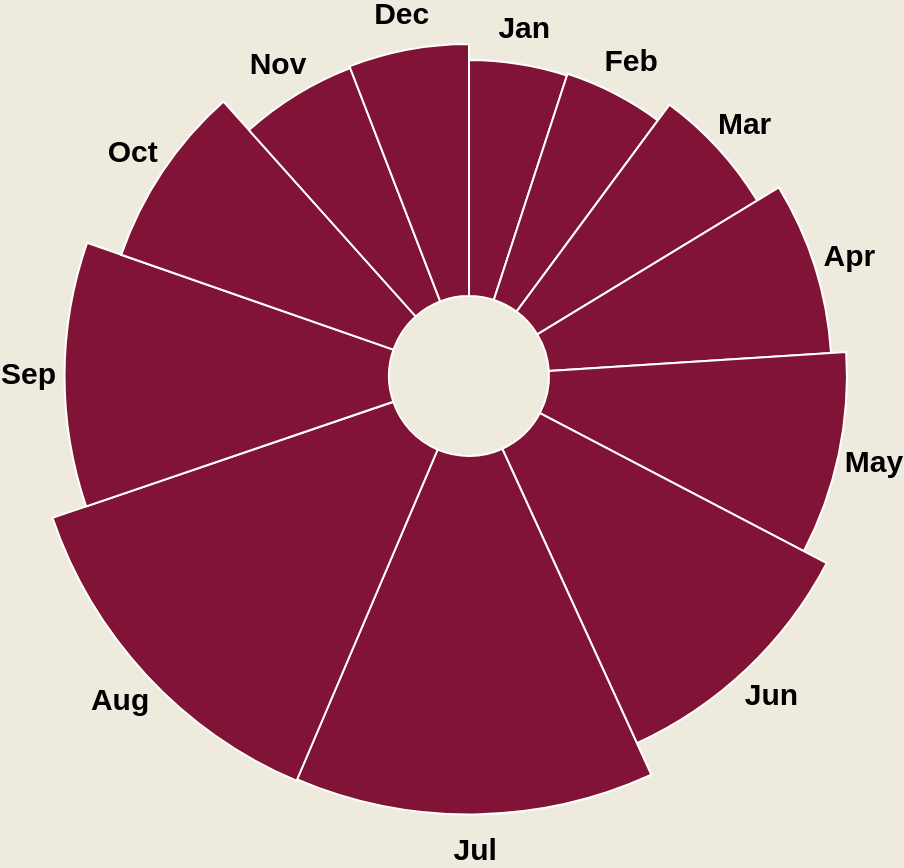

Describe this chart as a Vega-Lite specification.
### Vega specification from a JSON file in a GitHub repository (floating-point values rounded to 4 significant figures)
{"$schema": "https://vega.github.io/schema/vega/v5.json", "width": 275, "height": 220, "background": "#EEEADD", "description": "A basic radial plot that encodes two values as the angle and radius of an arc.", "data": [{"name": "table", "values": [{"category": "Jan", "value": 36995000, "startAngle": 0, "endAngle": 0.3152}, {"category": "Feb", "value": 37692000, "startAngle": 0.3152, "endAngle": 0.6362}, {"category": "Mar", "value": 45518000, "startAngle": 0.6362, "endAngle": 1.024}, {"category": "Apr", "value": 56725000, "startAngle": 1.024, "endAngle": 1.507}, {"category": "May", "value": 64043000, "startAngle": 1.507, "endAngle": 2.053}, {"category": "Jun", "value": 77462000, "startAngle": 2.053, "endAngle": 2.713}, {"category": "Jul", "value": 97635000, "startAngle": 2.713, "endAngle": 3.544}, {"category": "Aug", "value": 98575000, "startAngle": 3.544, "endAngle": 4.384}, {"category": "Sep", "value": 77905000, "startAngle": 4.384, "endAngle": 5.048}, {"category": "Oct", "value": 59350000, "startAngle": 5.048, "endAngle": 5.553}, {"category": "Nov", "value": 42445000, "startAngle": 5.553, "endAngle": 5.915}, {"category": "Dec", "value": 43222000, "startAngle": 5.915, "endAngle": 6.283}], "transform": [{"type": "pie", "field": "value"}]}], "scales": [{"name": "r", "type": "sqrt", "domain": {"data": "table", "field": "value"}, "zero": true, "range": [60, 220]}], "marks": [{"type": "arc", "color": "#4682b4", "from": {"data": "table"}, "encode": {"enter": {"x": {"field": {"group": "width"}, "mult": 0.5}, "y": {"field": {"group": "height"}, "mult": 0.5}, "startAngle": {"field": "startAngle"}, "endAngle": {"field": "endAngle"}, "innerRadius": {"value": 40}, "outerRadius": {"scale": "r", "field": "value"}, "stroke": {"value": "#fff"}, "tooltip": {"field": "value", "type": "quantitative", "title": "Number of Tourists", "format": ","}}, "update": {"fill": {"value": "#801336"}}, "hover": {"fill": {"value": "pink"}}}}, {"type": "text", "from": {"data": "table"}, "encode": {"enter": {"x": {"field": {"group": "width"}, "mult": 0.5}, "y": {"field": {"group": "height"}, "mult": 0.5}, "radius": {"scale": "r", "field": "value", "offset": 18}, "theta": {"signal": "(datum.startAngle + datum.endAngle)/2"}, "fill": {"value": "#000"}, "align": {"value": "center"}, "baseline": {"value": "middle"}, "text": {"field": "category"}, "fontSize": {"value": 15}, "fontStyle": {"value": "bold"}, "color": {"value": "#3B444B"}}}}]}
